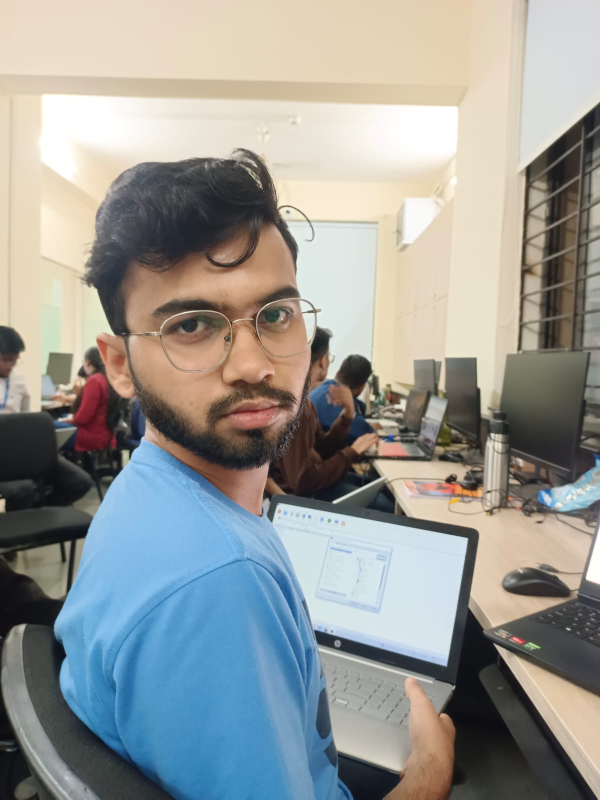
#> input picture shounak.jpg, 1200 x 1599 px, given in place of the camera (shown at 1/2 size)
$ python optimized_face_verification_script.py
#> lines starting #> are read from the running program, lines starting #| are printed output that depends on the picture; after the words box and inside, x2 and y2 are one past the last pixel; in counts of white or black regions, pixels touching at a corner belong together

import cv2
import numpy as np

# Initialize Haarcascades face detector
face_cascade = cv2.CascadeClassifier(cv2.data.haarcascades + 'haarcascade_frontalface_default.xml')

def detect_faces_haarcascade(img, scaleFactor=1.1, minNeighbors=5):
    gray = cv2.cvtColor(img, cv2.COLOR_BGR2GRAY)
    faces = face_cascade.detectMultiScale(gray, scaleFactor=scaleFactor, minNeighbors=minNeighbors)
    return faces

# Feature extraction and matching using ORB
orb = cv2.ORB_create()

def extract_features(img):
    keypoints, descriptors = orb.detectAndCompute(img, None)
    return keypoints, descriptors

def match_faces(img1, img2):
    kp1, desc1 = extract_features(img1)
    kp2, desc2 = extract_features(img2)

    bf = cv2.BFMatcher(cv2.NORM_HAMMING, crossCheck=True)
    matches = bf.match(desc1, desc2)

    return len(matches)

def main():
    cap = cv2.VideoCapture(0)
    ret, initial_frame = cap.read()
#> initial_frame is the input picture: shape (1599, 1200, 3); mean B, G, R 149.9, 153.5, 152
    if not ret:
        print("Failed to capture initial frame.")
        return

    cv2.imshow("Initial Face", initial_frame)
    cv2.waitKey(0)
    cv2.destroyAllWindows()

    frame_skip = 1  # We'll perform feature matching every 5 frames
    frame_count = 0

    while True:
        ret, frame = cap.read()
        if not ret:
            break

        # Reducing frame resolution to speed up face detection
        small_frame = cv2.resize(frame, (0, 0), fx=0.5, fy=0.5)
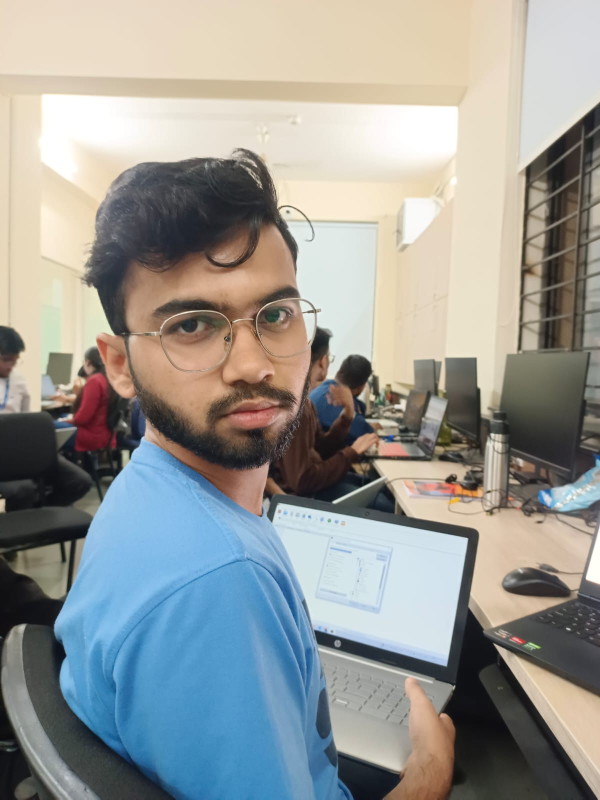
#> small_frame: shape (800, 600, 3); mean B, G, R 150, 153.6, 152.1
        faces = detect_faces_haarcascade(small_frame)
#> in detect_faces_haarcascade, `gray = cv2.cvtColor(img, cv2.COLOR_BGR2GRAY)`:
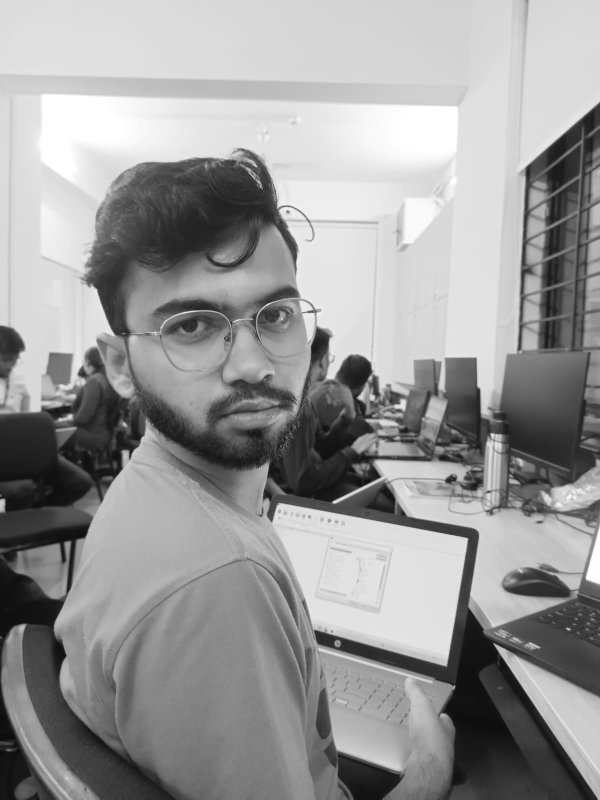
#> gray: shape (800, 600); min 11, max 255, mean 152.7
#> in detect_faces_haarcascade, `faces = face_cascade.detectMultiScale(gray, scaleFactor=scaleFactor, m..`: faces = [[370, 371, 68, 68]]
#> faces = [[370, 371, 68, 68]]

        for (x, y, w, h) in faces:
            x, y, w, h = 2*x, 2*y, 2*w, 2*h  # Adjusting coordinates for original frame size
            face_roi = frame[y:y+h, x:x+w]

            if frame_count % frame_skip == 0:
                matches = match_faces(initial_frame, face_roi)
                if matches > 20:
                    color = (0, 255, 0)  # green
                else:
                    color = (0, 0, 255)  # red
                    print('Copy Case')
            cv2.rectangle(frame, (x, y), (x+w, y+h), color, 2)
#> this loop made 1 pass
#> (x, y, w, h, matches, color) on pass 1: (740, 742, 136, 136, 43, (0, 255, 0))
#> pass 1, in main, `face_roi = frame[y:y+h, x:x+w]`:
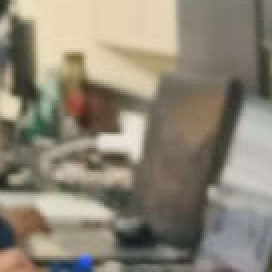
#> face_roi: shape (136, 136, 3) (shown 2 times larger); mean B, G, R 117.7, 133.5, 140.7
#> after the loop:
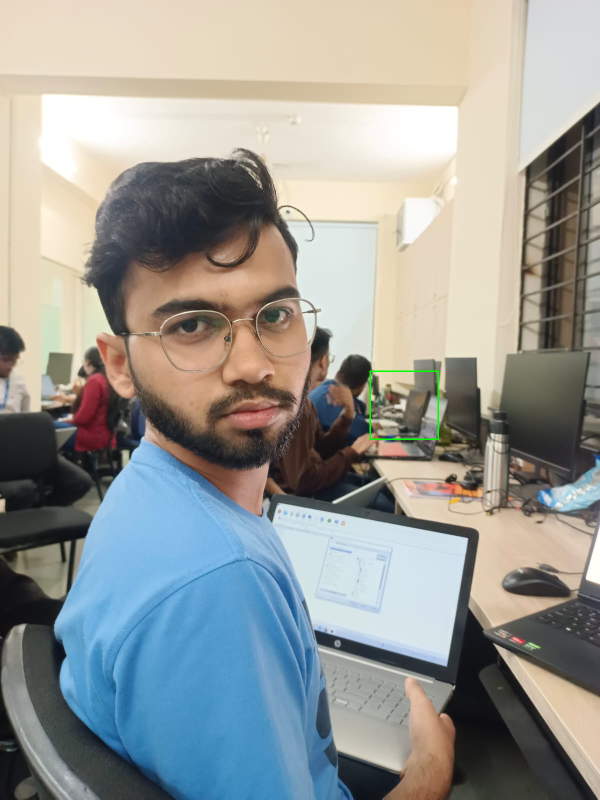
#> frame: shape (1599, 1200, 3) (shown at 1/2 size); 0.08% of pixels changed, all inside (x1, y1, x2, y2) = (739, 741, 878, 880)

        frame_count += 1
        cv2.imshow("Optimized Face Verification", frame)
        if cv2.waitKey(0.5) & 0xFF == ord('q'):
#> (key q is pressed here)
            break

    cap.release()
    cv2.destroyAllWindows()

if __name__ == "__main__":
    main()
